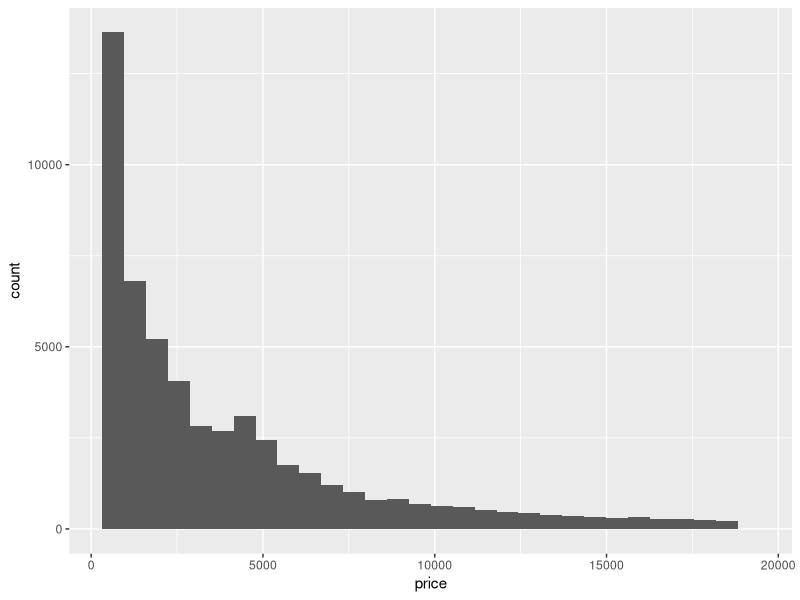
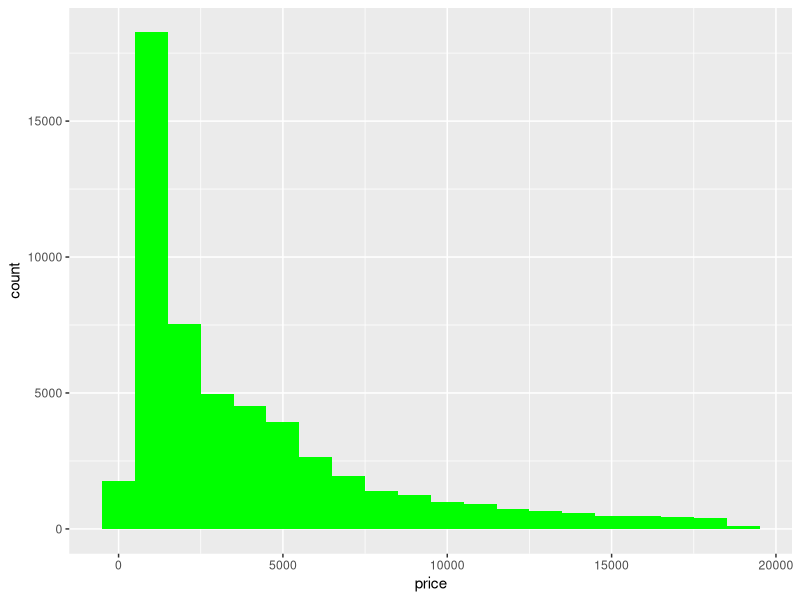
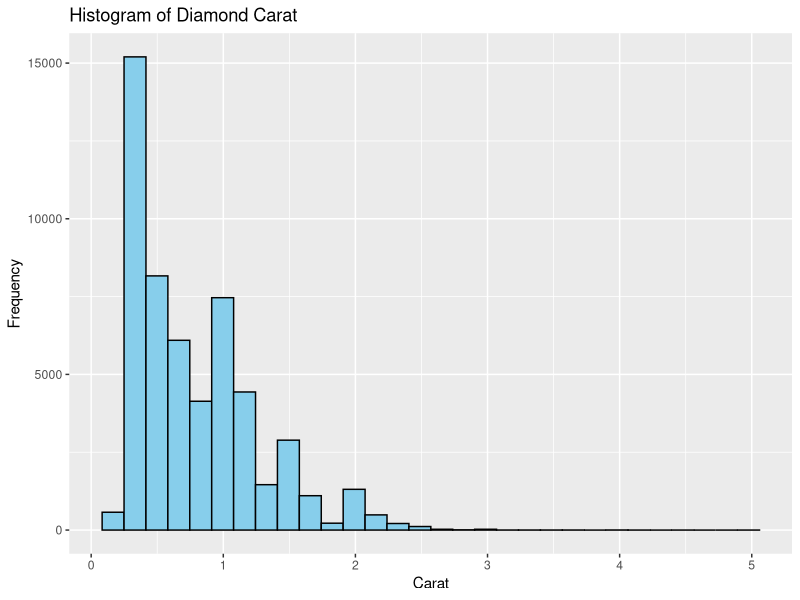
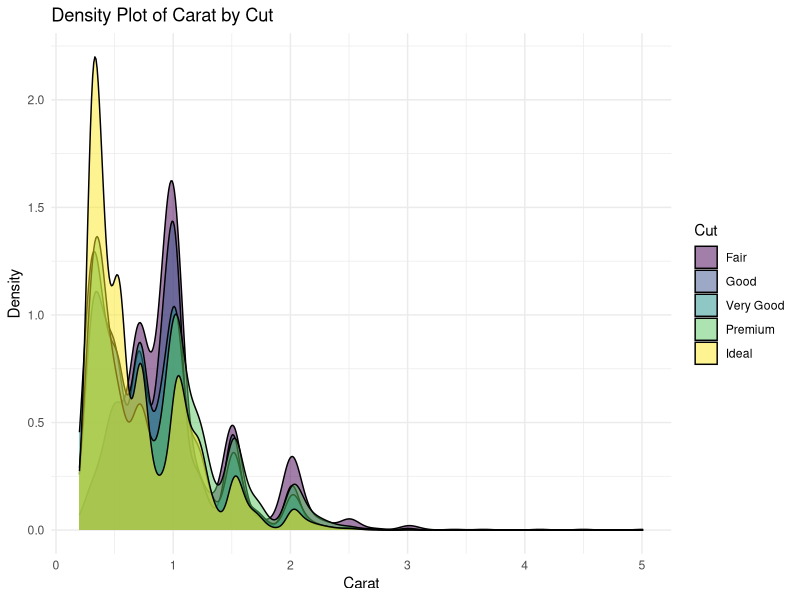
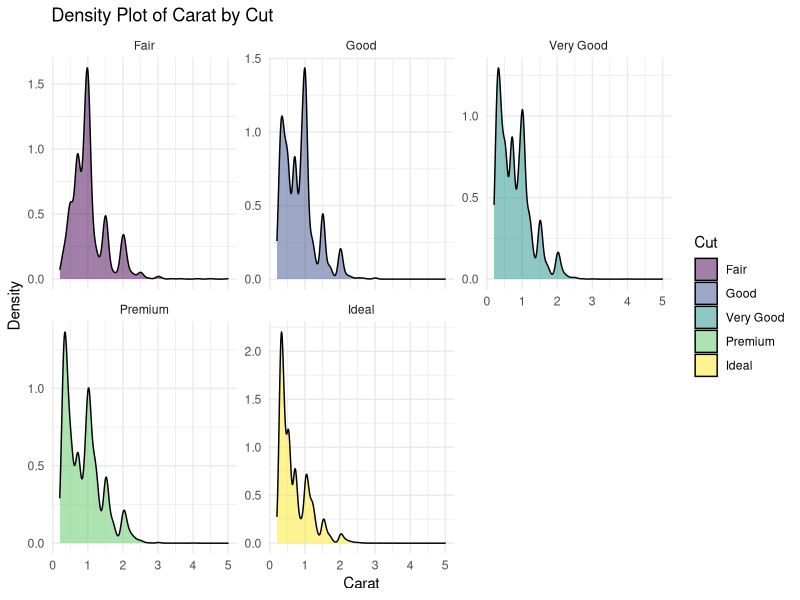
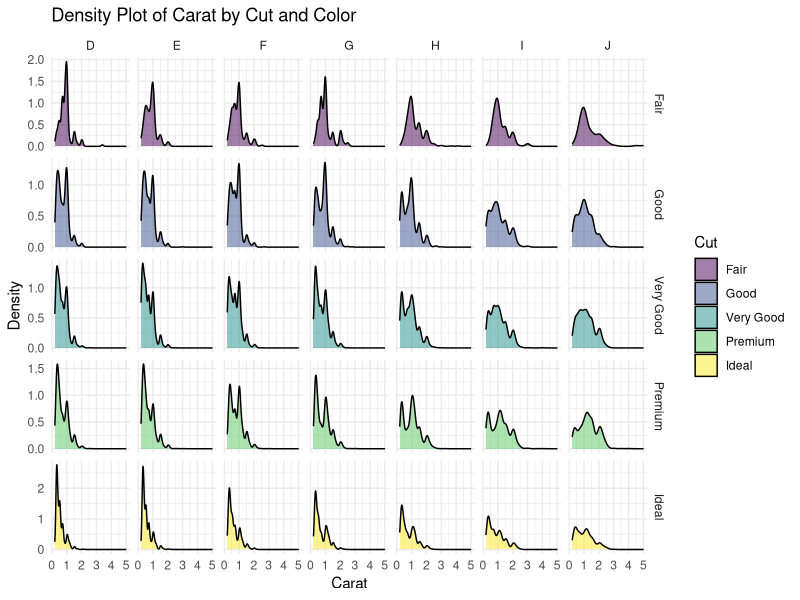
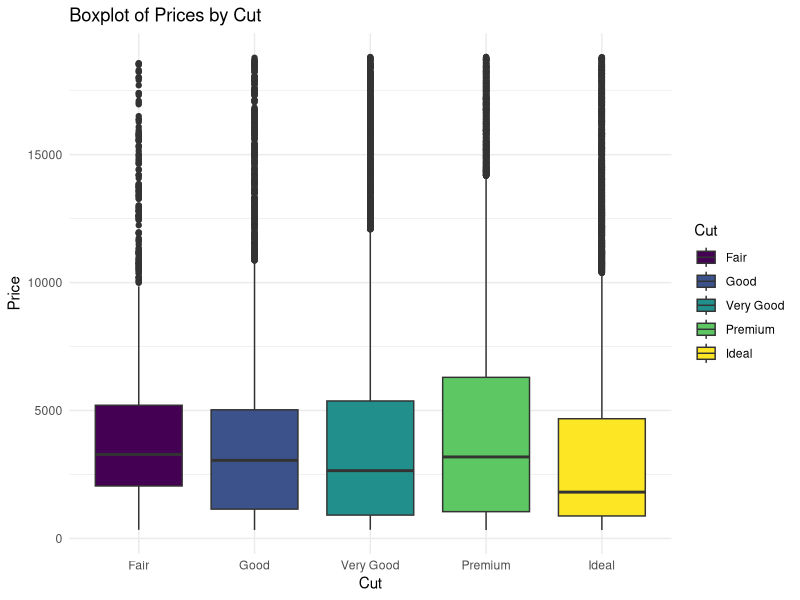
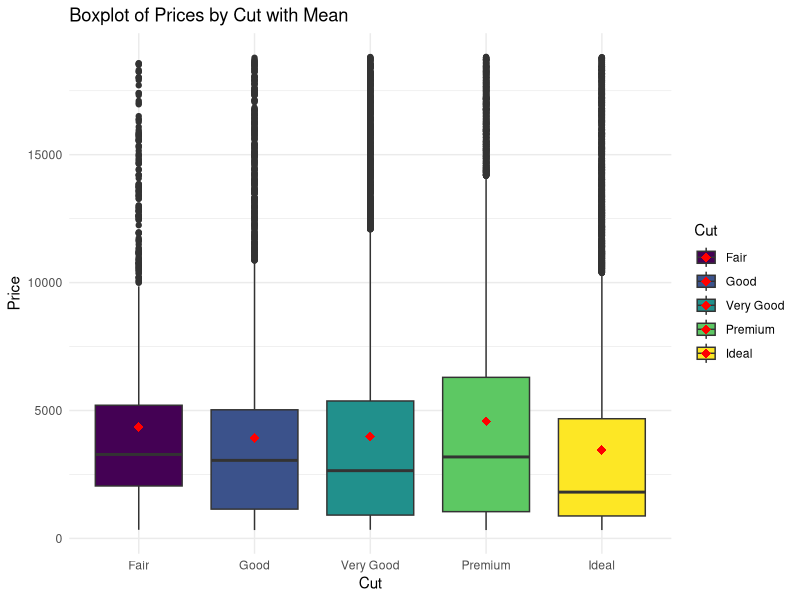

The R script that drew these images, in order:
## ---- chunk 1

library(ggplot2)
library(dplyr)

ggplot(diamonds, aes(price)) +
  geom_histogram()

## ---- chunk 2
ggplot(diamonds, aes(price)) +
  geom_histogram(binwidth = 1000,fill = "green")

## ---- chunk 3

# Karat değerlerinin histogramı
ggplot(diamonds, aes(x = carat)) +
  geom_histogram(bins = 30, fill = "skyblue", color = "black") +
  labs(title = "Histogram of Diamond Carat",
       x = "Carat",
       y = "Frequency")

## ---- chunk 4

# Kesim sınıflarına göre karat yoğunluk fonksiyonları ile grafik oluştur
ggplot(diamonds, aes(x = carat, fill = cut)) +
  geom_density(alpha = 0.5, color = "black") +
  labs(title = "Density Plot of Carat by Cut",
       x = "Carat",
       y = "Density",
       fill = "Cut") +
  theme_minimal()


## ---- chunk 5

# Kesim sınıflarına göre karat değerlerini gösteren grafik oluştur
ggplot(diamonds, aes(x = carat, fill = cut)) +
  geom_density(alpha = 0.5, color = "black") +
  labs(title = "Density Plot of Carat by Cut",
       x = "Carat",
       y = "Density",
       fill = "Cut") +
  facet_wrap(~cut, scales = "free_y") +
  theme_minimal()

## ---- chunk 6

# Kesim sınıflarına ve renklere göre karat değerlerini gösteren grafik oluştur
ggplot(diamonds, aes(x = carat, fill = cut)) +
  geom_density(alpha = 0.5, color = "black") +
  labs(title = "Density Plot of Carat by Cut and Color",
       x = "Carat",
       y = "Density",
       fill = "Cut") +
  facet_grid(cut ~ color, scales = "free_y") +
  theme_minimal()


## ---- chunk 7

# Kesim sınıflarına göre fiyatları gösteren boxplot oluştur
ggplot(diamonds, aes(x = cut, y = price, fill = cut)) +
  geom_boxplot() +
  labs(title = "Boxplot of Prices by Cut",
       x = "Cut",
       y = "Price",
       fill = "Cut") +
  theme_minimal()


## ---- chunk 8

# Kesim sınıflarına göre fiyatları gösteren boxplot oluştur
ggplot(diamonds, aes(x = cut, y = price, fill = cut)) +
  geom_boxplot() +
  stat_summary(
    fun = mean,
    geom = "point",
    shape = 18,
    size = 3,
    color = "red",
    position = position_dodge(0.75)
  ) +
  labs(title = "Boxplot of Prices by Cut with Mean",
       x = "Cut",
       y = "Price",
       fill = "Cut") +
  theme_minimal()
## ---- chunk 9

# Kesim sınıflarına göre fiyatların violin grafiği
ggplot(diamonds, aes(x = cut, y = price, fill = cut)) +
  geom_violin() +
  labs(title = "Violin Plot of Prices by Cut",
       x = "Cut",
       y = "Price",
       fill = "Cut") +
  theme_minimal()

## ---- chunk 10

# Bir önceki bölümde üretilen yeni değişkenleri mpg veri setine yine ekleyelim.

# litre başına km hesaplama
galonmil_to_ltkm <- function(x){
  
  km <- x * 1.609/3.79
  return(km)
}

df <- mpg
df$cty_ltkm <- galonmil_to_ltkm(df$cty)
df$hwy_ltkm <- galonmil_to_ltkm(df$hwy)

p1 <- ggplot(df,aes(x=displ,y=cty_ltkm)) +
  geom_point(size=2,color="red")
p1

# gruplar düzeyinde grafiği çizdirme
p2 <- ggplot(df,aes(x=displ,y=cty_ltkm,colour=as.factor(year))) +
  geom_point(size=2) +
  # grafiğe başlık ekleme
  ggtitle("Motor Hacmi ve Yakıt Tüketimi Saçılım Grafiği") +
  #eksenleri isimlendirme
  xlab("Motor Hacmi") + 
  ylab("Yakıt Tüketimi")+
  theme_bw() + # tema değiştirme
  theme(legend.position = "bottom",  # gruplama değişkeninin poziyounun değiştirme
        plot.title = element_text(face = "bold"), # kalın başlık
        legend.title = element_blank()) # grup başlığını kaldırma
p2  

ggplot(df,aes(x=displ,y=cty_ltkm)) +
  geom_point(aes(size=factor(cyl)),color="red")

# grafiğe model eğrisi ekleme
p1 + geom_smooth(method = lm, se = TRUE)
p1 + geom_smooth(method = loess, se = TRUE)

# grup düzeyinde model eğrileri ve saçılım grafiği
p3 <- df %>% 
  ggplot(aes(x=displ,y=cty_ltkm,color=as.factor(cyl))) +
  geom_point()  + 
  geom_smooth(method = lm, se = TRUE)
p3

# grup ve yıl düzeyinde model eğrileri ve saçılım grafiği
p3 + facet_wrap(~ year)
p3 + facet_wrap(~ year+drv)
p3 + facet_grid(drv ~ year) # eksen aralıkları sabit
p3 + facet_grid(drv ~ year,scales = "free") # eksen aralıkları değişken

## ---- chunk 11

glimpse(diamonds)
summary(diamonds)

## ---- chunk 12

# sıklık durumunu görselleştirme
ggplot(diamonds, aes(cut)) +
  geom_bar()

## ---- chunk 13

ggplot(diamonds, aes(cut, fill = color)) +
  geom_bar(position = position_dodge()) + 
  xlab("Pirlanta kaliteleri") + 
  ylab("Gozlenme Sikliklari")

## ---- chunk 14

ggplot(diamonds, aes(x=cut, y=carat,fill = color)) +
  geom_bar(stat = "identity") 

## ---- chunk 15

ggplot(diamonds, aes(x=cut, y=carat,fill = color)) +
  # fill ile oransal olarak gösterim yapılır
  geom_bar(stat = "identity",position = "fill") 

## ---- chunk 16

# verileri inceleyelim
economics
summary(economics)
## ---- chunk 17

p4 <- economics %>% 
  ggplot(aes(x=date,y=pce)) +
  geom_line(color="blue") +
  theme_minimal() +
  labs(x = "",
       y = "Personal Consumption Expenditures",
       title = "Personal Consumption Expenditures Time Series",
       caption = "Economics Data",
       subtitle = "Economics Data (1967-2015)")
p4


## ---- chunk 18

# zaman eksenini ve legend ayarlama
p4 + 
  scale_x_date(date_breaks = "1 year", date_labels = "%Y") +
  theme(axis.text.x = element_text(angle = 45), legend.position = "top")

## ---- chunk 19

p4 + 
  scale_x_date(date_breaks = "2 year", date_labels = "%Y",expand = c(0,0)) +
  theme(axis.text.x = element_text(angle = 45), legend.position = "top")

## ---- chunk 20

# çizgi türü değiştirilebilir
economics %>% 
  ggplot(aes(x=date,y=pce)) +
  geom_line(linetype = "dashed", size = 1, colour = "blue")


## ---- chunk 21

# zaman grafiğine noktalar ekleme
economics %>% 
  filter(lubridate::year(date) >= 2010) %>% 
  ggplot(aes(x=date,y=pce)) +
  geom_line()+
  geom_point(size = 3, shape= 7, colour = "red")

## ---- chunk 22

# gölgeli zaman grafiği
economics %>% 
  ggplot(aes(x=date,y=pce)) +
  geom_area(color="blue",fill="red",alpha=0.6) +
  # y ekseni aralıklarını ayarlama
  scale_y_continuous(breaks = seq(0, max(economics$pce), by = 1000))

## ---- chunk 23

# verinin yapısını inceleyelim
glimpse(economics_long)

# ilk 10 gözleme bakalım
head(economics_long,10)

# çoklu zaman serisi grafiği oluşturalım
economics_long %>% 
  ggplot(aes(x=date,y=value))+
  geom_line() +
  facet_wrap(~variable,scales = "free_y")+
  scale_y_log10() # y eksenlerinin logaritması alınır

## ---- chunk 24

grafik <- economics %>%
  mutate(
    uemploy_mom = unemploy / lag(unemploy) * 100 - 100,
    growth = ifelse(uemploy_mom > 0, "pozitif", "negatif")
  ) %>%
  na.omit() %>%
  filter(lubridate::year(date) >= 2010) %>%
  ggplot(aes(x = date, y = uemploy_mom, fill = growth)) +
  geom_col() +
  theme(legend.position = "none") +
  labs(y = "Aylık Değişim",
       title = "Yıllara göre Aylık İstihdam Değişimi (2010-2015)")

grafik

